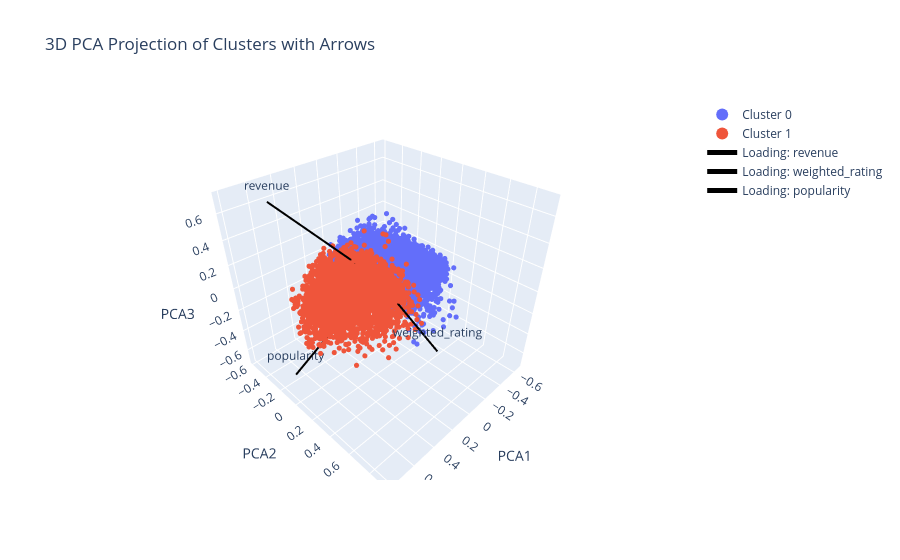

The cell this chart's notebook holds for it:
### Code cell
pca, scores_pca = apply_pca(X_filtered, n_components=3)

# Re-run clustering & plotting
kmeans_model, labels = fit_kmeans(scores_pca, n_clusters=2)
plot_pca_3d(scores_pca, labels, pca.components_, feature_names=X_filtered.columns)

### Figure 1 — Plotly figure (JSON) as saved in the notebook; plotly's stock layout.template omitted (floating-point values rounded to 4 significant figures; data arrays with more than 128 entries replaced by an {"elided": "..."} marker saying what was removed)
{"data": [{"marker": {"size": 3}, "mode": "markers", "name": "Cluster 0", "type": "scatter3d", "x": {"elided": "5458 float values"}, "y": {"elided": "5458 float values"}, "z": {"elided": "5458 float values"}}, {"marker": {"size": 3}, "mode": "markers", "name": "Cluster 1", "type": "scatter3d", "x": {"elided": "3839 float values"}, "y": {"elided": "3839 float values"}, "z": {"elided": "3839 float values"}}, {"line": {"color": "black", "width": 4}, "mode": "lines+text", "name": "Loading: revenue", "text": [null, "revenue"], "textposition": "top center", "type": "scatter3d", "x": [0, 0.6215], "y": [0, -0.3402], "z": [0, 0.7057]}, {"line": {"color": "black", "width": 4}, "mode": "lines+text", "name": "Loading: weighted_rating", "text": [null, "weighted_rating"], "textposition": "top center", "type": "scatter3d", "x": [0, 0.3901], "y": [0, 0.9156], "z": [0, 0.09781]}, {"line": {"color": "black", "width": 4}, "mode": "lines+text", "name": "Loading: popularity", "text": [null, "popularity"], "textposition": "top center", "type": "scatter3d", "x": [0, 0.6794], "y": [0, -0.2145], "z": [0, -0.7018]}], "layout": {"legend": {"itemsizing": "constant"}, "scene": {"xaxis": {"title": {"text": "PCA1"}}, "yaxis": {"title": {"text": "PCA2"}}, "zaxis": {"title": {"text": "PCA3"}}}, "title": {"text": "3D PCA Projection of Clusters with Arrows"}}}
